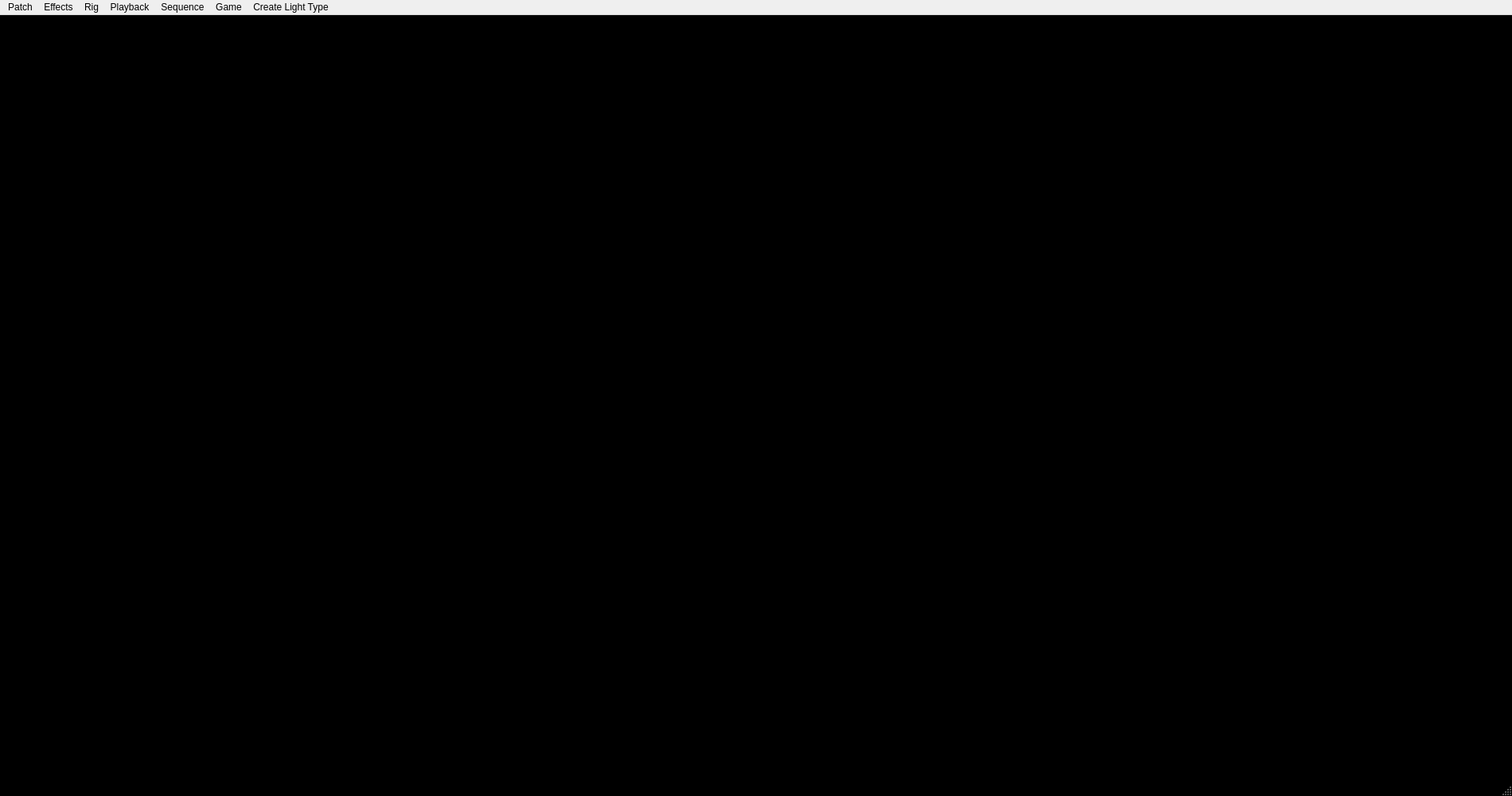
<?xml version="1.0" encoding="UTF-8"?>
<ui version="4.0">
 <class>MainWindow</class>
 <widget class="QMainWindow" name="MainWindow">
  <property name="geometry">
   <rect>
    <x>0</x>
    <y>0</y>
    <width>1900</width>
    <height>1000</height>
   </rect>
  </property>
  <property name="palette">
   <palette>
    <active>
     <colorrole role="WindowText">
      <brush brushstyle="SolidPattern">
       <color alpha="255">
        <red>255</red>
        <green>255</green>
        <blue>255</blue>
       </color>
      </brush>
     </colorrole>
     <colorrole role="Button">
      <brush brushstyle="SolidPattern">
       <color alpha="255">
        <red>0</red>
        <green>0</green>
        <blue>0</blue>
       </color>
      </brush>
     </colorrole>
     <colorrole role="Text">
      <brush brushstyle="SolidPattern">
       <color alpha="255">
        <red>255</red>
        <green>255</green>
        <blue>255</blue>
       </color>
      </brush>
     </colorrole>
     <colorrole role="ButtonText">
      <brush brushstyle="SolidPattern">
       <color alpha="255">
        <red>255</red>
        <green>255</green>
        <blue>255</blue>
       </color>
      </brush>
     </colorrole>
     <colorrole role="Base">
      <brush brushstyle="SolidPattern">
       <color alpha="255">
        <red>0</red>
        <green>0</green>
        <blue>0</blue>
       </color>
      </brush>
     </colorrole>
     <colorrole role="Window">
      <brush brushstyle="SolidPattern">
       <color alpha="255">
        <red>0</red>
        <green>0</green>
        <blue>0</blue>
       </color>
      </brush>
     </colorrole>
    </active>
    <inactive>
     <colorrole role="WindowText">
      <brush brushstyle="SolidPattern">
       <color alpha="255">
        <red>255</red>
        <green>255</green>
        <blue>255</blue>
       </color>
      </brush>
     </colorrole>
     <colorrole role="Button">
      <brush brushstyle="SolidPattern">
       <color alpha="255">
        <red>0</red>
        <green>0</green>
        <blue>0</blue>
       </color>
      </brush>
     </colorrole>
     <colorrole role="Text">
      <brush brushstyle="SolidPattern">
       <color alpha="255">
        <red>255</red>
        <green>255</green>
        <blue>255</blue>
       </color>
      </brush>
     </colorrole>
     <colorrole role="ButtonText">
      <brush brushstyle="SolidPattern">
       <color alpha="255">
        <red>255</red>
        <green>255</green>
        <blue>255</blue>
       </color>
      </brush>
     </colorrole>
     <colorrole role="Base">
      <brush brushstyle="SolidPattern">
       <color alpha="255">
        <red>0</red>
        <green>0</green>
        <blue>0</blue>
       </color>
      </brush>
     </colorrole>
     <colorrole role="Window">
      <brush brushstyle="SolidPattern">
       <color alpha="255">
        <red>0</red>
        <green>0</green>
        <blue>0</blue>
       </color>
      </brush>
     </colorrole>
    </inactive>
    <disabled>
     <colorrole role="WindowText">
      <brush brushstyle="SolidPattern">
       <color alpha="255">
        <red>255</red>
        <green>255</green>
        <blue>255</blue>
       </color>
      </brush>
     </colorrole>
     <colorrole role="Button">
      <brush brushstyle="SolidPattern">
       <color alpha="255">
        <red>0</red>
        <green>0</green>
        <blue>0</blue>
       </color>
      </brush>
     </colorrole>
     <colorrole role="Text">
      <brush brushstyle="SolidPattern">
       <color alpha="255">
        <red>255</red>
        <green>255</green>
        <blue>255</blue>
       </color>
      </brush>
     </colorrole>
     <colorrole role="ButtonText">
      <brush brushstyle="SolidPattern">
       <color alpha="255">
        <red>255</red>
        <green>255</green>
        <blue>255</blue>
       </color>
      </brush>
     </colorrole>
     <colorrole role="Base">
      <brush brushstyle="SolidPattern">
       <color alpha="255">
        <red>0</red>
        <green>0</green>
        <blue>0</blue>
       </color>
      </brush>
     </colorrole>
     <colorrole role="Window">
      <brush brushstyle="SolidPattern">
       <color alpha="255">
        <red>0</red>
        <green>0</green>
        <blue>0</blue>
       </color>
      </brush>
     </colorrole>
    </disabled>
   </palette>
  </property>
  <property name="windowTitle">
   <string>MainWindow</string>
  </property>
  <property name="styleSheet">
   <string notr="true">QAction{color:white;}
QMainWindow{color:white;background-color:black;}
</string>
  </property>
  <widget class="QWidget" name="centralwidget"/>
  <widget class="QMenuBar" name="menubar">
   <property name="geometry">
    <rect>
     <x>0</x>
     <y>0</y>
     <width>1900</width>
     <height>18</height>
    </rect>
   </property>
   <widget class="QMenu" name="menuPatch_Light">
    <property name="title">
     <string>Patch</string>
    </property>
    <addaction name="patchButton"/>
   </widget>
   <widget class="QMenu" name="menuEffects">
    <property name="title">
     <string>Effects</string>
    </property>
    <addaction name="effectsButton"/>
    <addaction name="selectButton"/>
    <addaction name="selectAllLightsButton"/>
    <addaction name="selectLightTypeButton"/>
    <addaction name="chooseColourButton"/>
   </widget>
   <widget class="QMenu" name="menuRig">
    <property name="title">
     <string>Rig</string>
    </property>
    <addaction name="openButton"/>
    <addaction name="saveButton"/>
    <addaction name="defaultSaveButton"/>
   </widget>
   <widget class="QMenu" name="menuPlayback">
    <property name="title">
     <string>Playback</string>
    </property>
    <addaction name="recordPlayback"/>
    <addaction name="playbackButton"/>
   </widget>
   <widget class="QMenu" name="menuSequence">
    <property name="title">
     <string>Sequence</string>
    </property>
    <addaction name="sequenceButton"/>
    <addaction name="openSequenceButton"/>
    <addaction name="stopSequenceButton"/>
   </widget>
   <widget class="QMenu" name="menuGame">
    <property name="title">
     <string>Game</string>
    </property>
    <addaction name="snakeButton"/>
   </widget>
   <widget class="QMenu" name="menu">
    <property name="title">
     <string>Create Light Type</string>
    </property>
    <addaction name="createLightTypeButton"/>
   </widget>
   <addaction name="menuPatch_Light"/>
   <addaction name="menuEffects"/>
   <addaction name="menuRig"/>
   <addaction name="menuPlayback"/>
   <addaction name="menuSequence"/>
   <addaction name="menuGame"/>
   <addaction name="menu"/>
  </widget>
  <widget class="QStatusBar" name="statusbar"/>
  <action name="patchButton">
   <property name="text">
    <string>Patch New Light</string>
   </property>
  </action>
  <action name="effectsButton">
   <property name="text">
    <string>Effects Window</string>
   </property>
  </action>
  <action name="selectButton">
   <property name="checkable">
    <bool>true</bool>
   </property>
   <property name="text">
    <string>Select Lights</string>
   </property>
  </action>
  <action name="openButton">
   <property name="text">
    <string>Open Rig</string>
   </property>
  </action>
  <action name="saveButton">
   <property name="text">
    <string>Save Rig</string>
   </property>
  </action>
  <action name="defaultSaveButton">
   <property name="text">
    <string>Auto Save Rig</string>
   </property>
  </action>
  <action name="recordPlayback">
   <property name="text">
    <string>Record Playback</string>
   </property>
  </action>
  <action name="playbackButton">
   <property name="text">
    <string>Open Playback</string>
   </property>
  </action>
  <action name="sequenceButton">
   <property name="text">
    <string>Sequence Window</string>
   </property>
  </action>
  <action name="openSequenceButton">
   <property name="text">
    <string>Open Sequence</string>
   </property>
  </action>
  <action name="snakeButton">
   <property name="text">
    <string>Snake Game</string>
   </property>
  </action>
  <action name="chooseColourButton">
   <property name="text">
    <string>Choose Colour</string>
   </property>
  </action>
  <action name="selectAllLightsButton">
   <property name="checkable">
    <bool>true</bool>
   </property>
   <property name="text">
    <string>Select All Lights</string>
   </property>
  </action>
  <action name="stopSequenceButton">
   <property name="text">
    <string>Stop Sequence</string>
   </property>
  </action>
  <action name="createLightTypeButton">
   <property name="text">
    <string>Create Light Type</string>
   </property>
  </action>
  <action name="selectLightTypeButton">
   <property name="text">
    <string>Select light type</string>
   </property>
  </action>
 </widget>
 <resources/>
 <connections/>
</ui>
